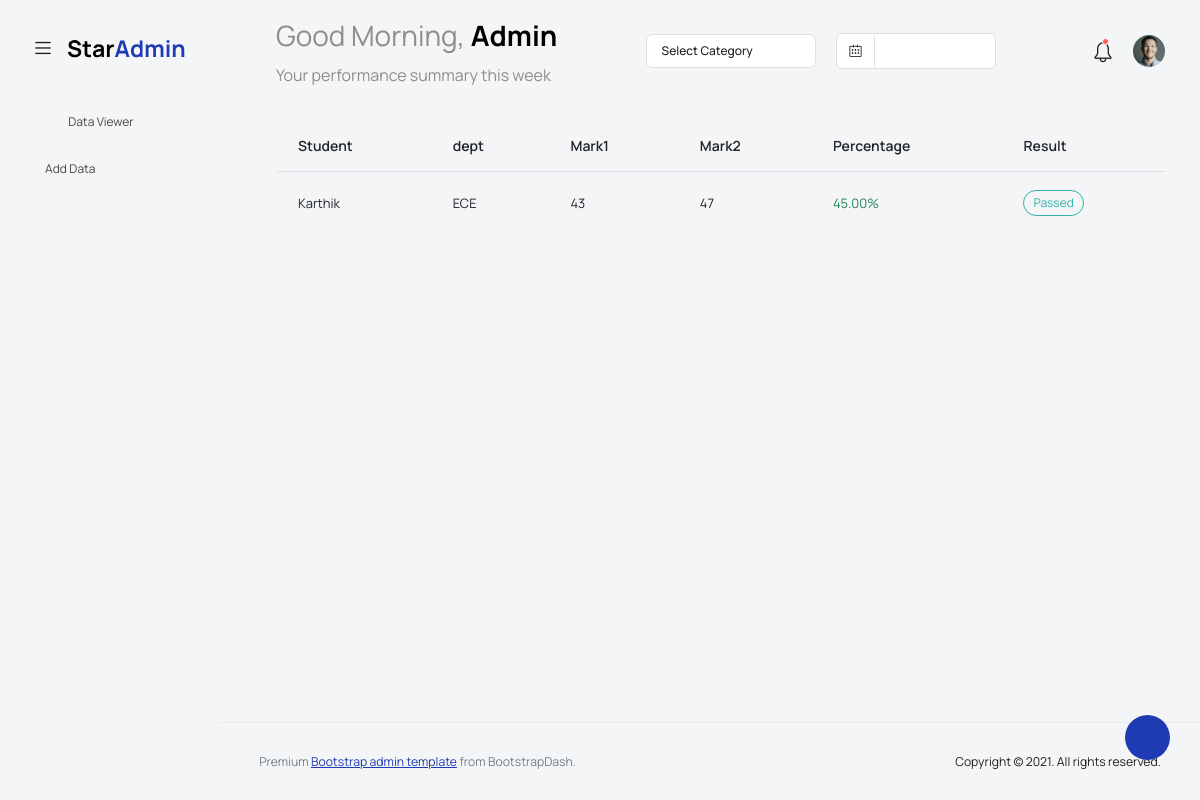
The app's page /After-Sec-Tokens/detaildata.php?stuid=1 (signed in) with its own data.
### tables this page shows
CREATE TABLE `users` (
  `userid` int(50) NOT NULL,
  `username` varchar(255) NOT NULL,
  `usermail` varchar(255) NOT NULL,
  `password` varchar(255) NOT NULL,
  `role` varchar(255) NOT NULL
);

CREATE TABLE `datalist` (
  `id` int(11) NOT NULL,
  `studname` varchar(255) NOT NULL,
  `studdept` varchar(255) NOT NULL,
  `studper` int(200) NOT NULL,
  `studres` varchar(255) NOT NULL,
  `m1` int(255) NOT NULL,
  `m2` int(255) NOT NULL,
  `avg` int(255) NOT NULL,
  `modby` varchar(255) NOT NULL,
  `modtime` datetime NOT NULL
);

### After-Sec-Tokens/detaildata.php (the view, shortened to what this page needs)
<!DOCTYPE html>
<html lang="en">
<head>
    <link rel="stylesheet" href="vendors/feather/feather.css">
    <link rel="stylesheet" href="vendors/mdi/css/materialdesignicons.min.css">
    <link rel="stylesheet" href="vendors/ti-icons/css/themify-icons.css">
    <link rel="stylesheet" href="vendors/typicons/typicons.css">
    <link rel="stylesheet" href="vendors/simple-line-icons/css/simple-line-icons.css">
    <link rel="stylesheet" href="vendors/css/vendor.bundle.base.css">
    <link rel="stylesheet" href="vendors/datatables.net-bs4/dataTables.bootstrap4.css">
    <link rel="stylesheet" href="js/select.dataTables.min.css">
    <link rel="stylesheet" href="css/vertical-layout-light/style.css">
</head>
<body>
    <?php
    if (isset($_GET['stuid'])) {
        $stuid = $_GET['stuid'];
    } else {
        header("Location: ./index.php");
    }
    include './_includes/_db.php';
    $user_id = $_SESSION['userid'];
    $select_data_query = "SELECT * FROM `users` WHERE userid=" . $user_id;
    $select_data_result = mysqli_query($connection, $select_data_query);
    while ($userrow = mysqli_fetch_assoc($select_data_result)) {
        $username = $userrow["username"];
        $staffrole = $userrow["role"];
    }
    if($staffrole="admin"){
      $Selcet_Data = "SELECT * FROM `datalist` WHERE id=$stuid; ";
      $Selcet_Result = mysqli_query($connection, $Selcet_Data);
    }else{
        $Selcet_Data = "SELECT * FROM `datalist` WHERE id=$stuid AND `studdept`='$staffrole'; ";
      $Selcet_Result = mysqli_query($connection, $Selcet_Data);
    }
    ?>
    <div class="container-scroller">
        <nav class="navbar default-layout col-lg-12 col-12 p-0 fixed-top d-flex align-items-top flex-row">
            <div class="text-center navbar-brand-wrapper d-flex align-items-center justify-content-start">
                <div class="me-3">
                    <button class="navbar-toggler navbar-toggler align-self-center" type="button" data-bs-toggle="minimize">
                        <span class="icon-menu"></span>
                    </button>
                </div>
                <div>
                    <a class="navbar-brand brand-logo" href="index.html">
                        <img src="images/logo.svg" alt="logo" />
                    </a>
                </div>
            </div>
            <div class="navbar-menu-wrapper d-flex align-items-top">
                <ul class="navbar-nav">
                    <li class="nav-item font-weight-semibold d-none d-lg-block ms-0">
                        <h1 class="welcome-text">Good Morning, <span class="text-black fw-bold"><?php echo "$username"; ?></span></h1>
                        <h3 class="welcome-sub-text">Your performance summary this week </h3>
                    </li>
                </ul>
                <ul class="navbar-nav ms-auto">
                    <li class="nav-item dropdown d-none d-lg-block">
                        <a class="nav-link dropdown-bordered dropdown-toggle dropdown-toggle-split" id="messageDropdown" href="#" data-bs-toggle="dropdown" aria-expanded="false"> Select Category </a>
                    </li>
                    <li class="nav-item d-none d-lg-block">
                        <div id="datepicker-popup" class="input-group date datepicker navbar-date-picker">
                            <span class="input-group-addon input-group-prepend border-right">
                                <span class="icon-calendar input-group-text calendar-icon"></span>
                            </span>
                            <input type="text" class="form-control">
                        </div>
                    </li>
                    <li class="nav-item">
                        <form class="search-form" action="#">
                            <i class="icon-search"></i>
                            <input type="search" class="form-control" placeholder="Search Here" title="Search here">
                        </form>
                    </li>
                    <li class="nav-item dropdown">
                        <a class="nav-link count-indicator" id="notificationDropdown" href="#" data-bs-toggle="dropdown">
                            <i class="icon-mail icon-lg"></i>
                        </a>
                    </li>
                    <li class="nav-item dropdown">
                        <a class="nav-link count-indicator" id="countDropdown" href="#" data-bs-toggle="dropdown" aria-expanded="false">
                            <i class="icon-bell"></i>
                            <span class="count"></span>
                        </a>
                    </li>
                    <li class="nav-item dropdown d-none d-lg-block user-dropdown">
                        <a class="nav-link" id="UserDropdown" href="#" data-bs-toggle="dropdown" aria-expanded="false">
                            <img class="img-xs rounded-circle" src="images/faces/face8.jpg" alt="Profile image"> </a>
                    </li>
                </ul>
            </div>
        </nav>
        <div class="container-fluid page-body-wrapper">
            <div class="theme-setting-wrapper">
                <div id="settings-trigger"><i class="ti-settings"></i></div>
            </div>
            <nav class="sidebar sidebar-offcanvas" id="sidebar">
                <ul class="nav">
                    <li class="nav-item">
                        <a class="nav-link" href="./datasheets.php">
                            <i class="mdi mdi-grid-large menu-icon"></i>
                            <span class="menu-title">Data Viewer</span>
                        </a>
                    </li>
                    <?php
                    if ($staffrole == 'admin') {
                        echo '
                    <li class="nav-item">
            <a class="nav-link" href="./adddata/index.php">
              <i class=" mdi mdi-database-plus"></i>
              <span class="menu-title"> Add Data</span>
            </a>
          </li>
                    ';
                    }
                    ?>
                </ul>
            </nav>
            <div class="main-panel">
                <div class="content-wrapper">
                    <div class="table-responsive">
                        <table class="table table-hover">
                            <thead>
                                <tr>
                                    <th>Student</th>
                                    <th>dept</th>
                                    <th>Mark1</th>
                                    <th>Mark2</th>
                                    <th>Percentage</th>
                                    <th>Result</th>
                                </tr>
                            </thead>
                            <tbody>
                                <?php
                                while ($datarow = mysqli_fetch_assoc($Selcet_Result)) {
                                    $stuid = $datarow['id'];
                                    $stuname = $datarow['studname'];
                                    $studept = $datarow['studdept'];
                                    $stuper = $datarow['studper'];
                                    $stures = $datarow['studres'];
                                    echo '
                                <tr class="clickable-row" data-href="./detaildata.php?stuid=' . $stuid . '">
                                    <td>' . $stuname . '</td>
                                    <td>' . $studept . '</td>
                                    <td>' . $datarow['m1'] . '</td>
                                    <td>' . $datarow['m2'] . '</td>
                                    <td class="text-success">' . $stuper . '.00% <i class="ti-arrow-up"></i></td>
                                    <td><label class="badge badge-success">' . $stures . '</label></td>
                                </tr>';
                                }
                                ?>
                            </tbody>
                        </table>
                    </div>
                </div>
                <footer class="footer">
                    <div class="d-sm-flex justify-content-center justify-content-sm-between">
                        <span class="text-muted text-center text-sm-left d-block d-sm-inline-block">Premium <a href="https://www.bootstrapdash.com/" target="_blank">Bootstrap admin template</a> from BootstrapDash.</span>
                        <span class="float-none float-sm-right d-block mt-1 mt-sm-0 text-center">Copyright © 2021. All rights reserved.</span>
                    </div>
                </footer>
            </div>
        </div>
    </div>
</body>
</html>

### records on screen
users: username "Admin"
datalist: studname "Karthik", studdept "ECE", m1 "43", m2 "47", studper "45", studres "Passed"
